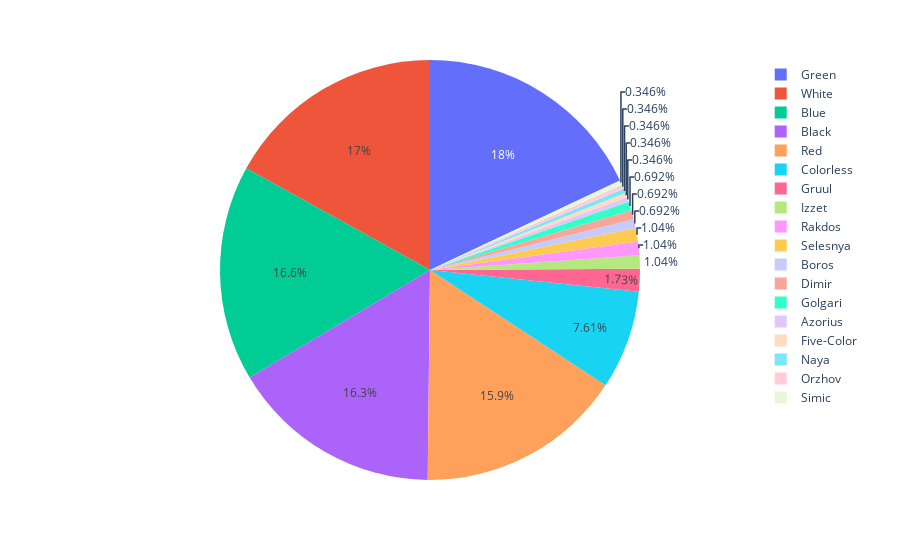

This figure's notebook cell:
### Code cell
fig = px.pie(pie_viz, values=0, names='identity_name')
fig.show()

### Figure 1 — Plotly figure (JSON) as saved in the notebook; plotly's stock layout.template omitted (floating-point values rounded to 4 significant figures)
{"data": [{"domain": {"x": [0, 1], "y": [0, 1]}, "hovertemplate": "identity_name=%{label}<br>0=%{value}<extra></extra>", "labels": ["Azorius", "Black", "Blue", "Boros", "Colorless", "Dimir", "Five-Color", "Golgari", "Green", "Gruul", "Izzet", "Naya", "Orzhov", "Rakdos", "Red", "Selesnya", "Simic", "White"], "legendgroup": "", "name": "", "showlegend": true, "type": "pie", "values": [1, 47, 48, 2, 22, 2, 1, 2, 52, 5, 3, 1, 1, 3, 46, 3, 1, 49]}], "layout": {"legend": {"tracegroupgap": 0}, "margin": {"t": 60}}}
